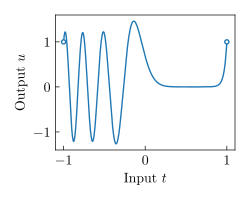

The script that drew this image:
"""Turn the robustness-results into something to include in the paper."""

import os
import pickle

import jax.numpy as jnp
import matplotlib.pyplot as plt
import pandas as pd
from fpx import eval_utils

# Load the results
dirname = eval_utils.matching_directory(__file__, replace="from_results_to_paper")
filename = f"{dirname}/results.pkl"
with open(filename, "rb") as f:
    results = pickle.load(f)

ts = jnp.load(f"{dirname}/ts.npy")
means = jnp.load(f"{dirname}/mean.npy")

# Plot the solution
plt.rcParams.update(eval_utils.plot_style())
plt.subplots(figsize=(2.5, 2), tight_layout=True)
plt.plot(ts, means[:, 0])
plt.plot(
    ts[0],
    means[0, 0],
    marker=".",
    markerfacecolor="white",
    linestyle="None",
    color="C0",
)
plt.plot(
    ts[-1],
    means[-1, 0],
    marker=".",
    markerfacecolor="white",
    linestyle="None",
    color="C0",
)
# plt.title(r"Problem $\#$15", fontsize="medium")
plt.xlabel("Input $t$")
plt.ylabel("Output $u$")

# Save the plot
name = str(__file__)
name = name.replace(".py", "")
plt.savefig(f"{name}.pdf")
plt.show()

# Turn the dictionary into a dataframe
df = pd.DataFrame(results)

# Format large numbers
df_formatted = df.map(lambda s: eval_utils.format_large_number_tex(s, num_digits=1))

# Print the dataframe in a latex-compatible way (to be copy/pasted)
print()
print()
print(df_formatted.to_latex())
print()
print()
